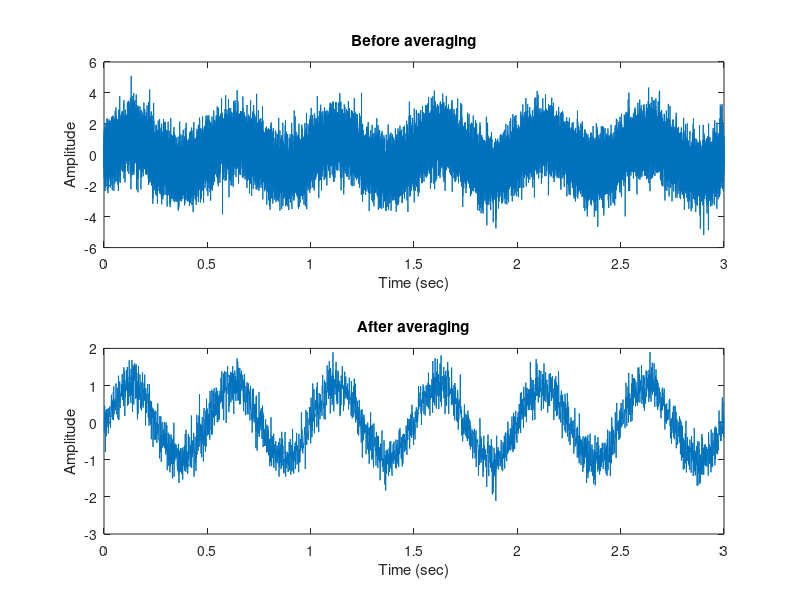

Source code (MATLAB):
clear;clc
Fs = 10000;%Hz
t = 0:1/Fs:3-1/Fs;

x = sin(t.*2*2*pi);

noise = randn(1,length(x));

noisySignal = x + noise;

N = 10;% how many points to average
smooth_signal = [];
c = 0;
for i = 1:N:length(noisySignal)
    c = c+1;
    smooth_signal(c) = mean(noisySignal(i:i+N-1));
end

figure;
subplot(2,1,1)
plot(t, noisySignal);
xlabel('Time (sec)');ylabel('Amplitude')
title('Before averaging')

subplot(2,1,2)
t_smooth = 0:N/Fs:3-N/Fs;
plot(t_smooth, smooth_signal)
title('After averaging')
xlabel('Time (sec)');ylabel('Amplitude')

